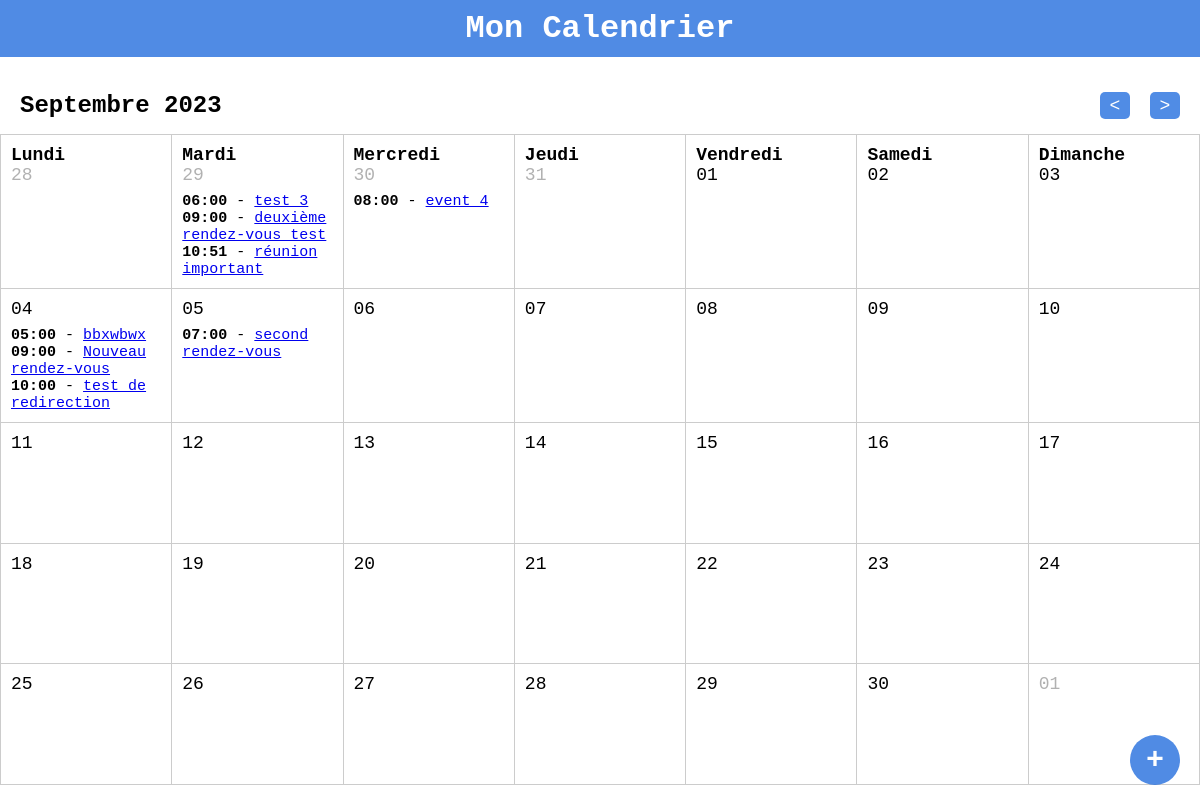
Before: / with the older database file.
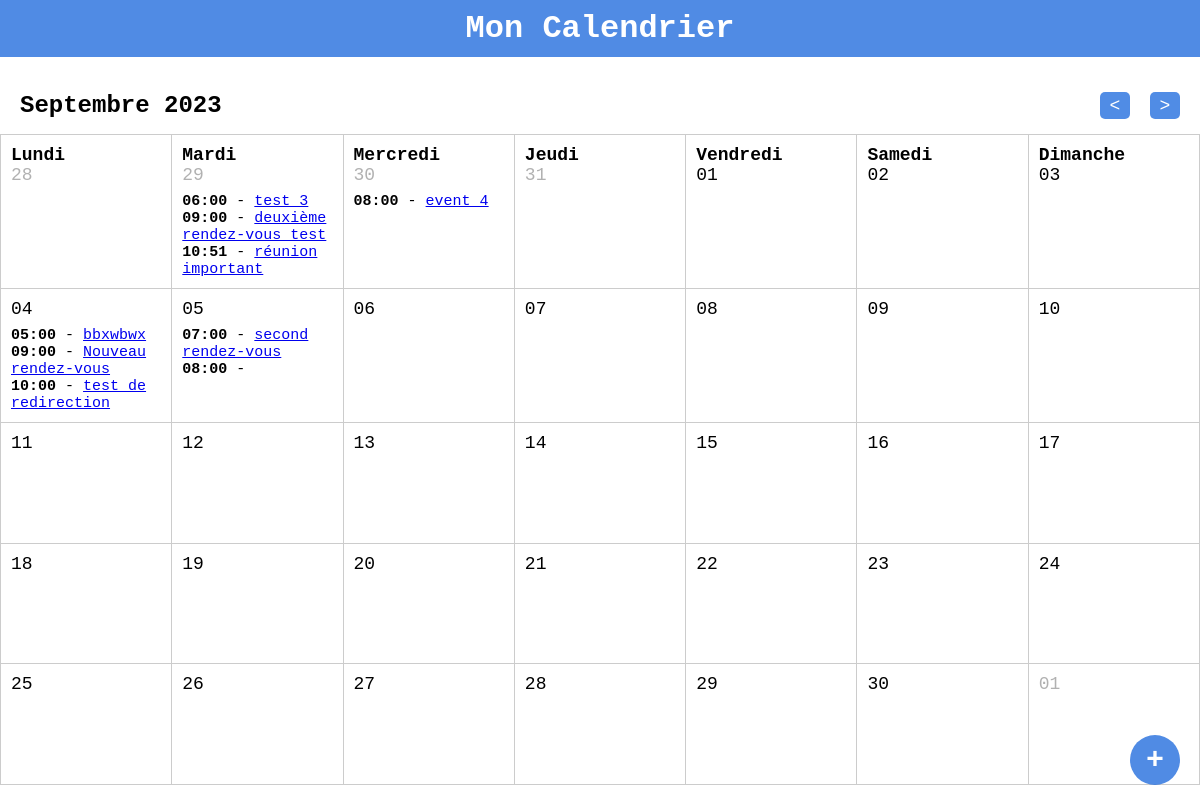
After: the same page with the newer database file.
### tables this page shows
CREATE TABLE events(
  id INTEGER NOT NULL  PRIMARY KEY AUTOINCREMENT,
  title TEXT NOT NULL,
  description TEXT NOT NULL,
  start INTERGER NOT NULL,
  end INTEGER NOT NULL
);

### src/Month.php (called while the page is built, shortened)
<?php
class Month{
  private $month;
  private $year;
  private $months = ["Janvier", "Février", "Mars", "Avril", "Mai", "Juin", "Juillet", "Aout", "Septembre", "Octobre", "Novembre", "Décembre"];
  public function __construct(?int $month = null, ?int $year = null)
  {
    if($month === null){
      $month = (int)date("m");
    }
    if($year === null){
      $year = (int)date("Y");
    }
    $this->month = $month;
    $this->year = $year;
  }
  public function toString(): string
  {
    return $this->months[$this->month - 1] . " " . $this->year;
  }
  public function getStartDay(): \DateTime
  {
    return new \DateTime("{$this->year}-{$this->month}-01");
  }
  public function getWeeks(): int
  {
    $start = $this->getStartDay();
    $end = (clone $start)->modify("+1 month -1 day");
    if($end->format("W") === "01"){
      $end = $end->modify("-7 days");
      $nbWeeks = ((int)$end->format("W") - (int)$start->format("W")) + 2;
    }else{
      $nbWeeks = ((int)$end->format("W") - (int)$start->format("W")) + 1;
    }
    return $nbWeeks;
  }
  public function isNotSameDate(\DateTime $date): bool
  {
    return $this->getStartDay()->format("Y-m") !== $date->format("Y-m");
  }
  public function urlNextMonth(): string
  {
    $month = $this->month;
    $year = $this->year;
    $month++;
    return http_build_query(["month" => $month , "year" => $year]);
  }
  public function urlPreviousMonth(): string
  {
    $month = $this->month;
    $year = $this->year;
    $month--;
    return http_build_query(["month" => $month , "year" => $year]);
  }
}

### src/Event.php (called while the page is built, shortened)
<?php
class Event {
  private \PDO $pdo;
    public function __construct()
    {
      $pdo = new PDO("sqlite:../database/db.sqlite", null, null, [
        PDO::ATTR_ERRMODE => PDO::ERRMODE_EXCEPTION,
        PDO::ATTR_DEFAULT_FETCH_MODE => PDO::FETCH_ASSOC
      ]);
     return $this->pdo = $pdo;
    }
    private function getAllEvents(DateTime $start, DateTime $end): array
    {
      $start = $start->getTimestamp();
      $end = $end->getTimestamp();
      $query = $this->pdo->query("SELECT * FROM events WHERE start BETWEEN $start AND $end ORDER BY start ASC");
      return $query->fetchAll();
    }
    public function getAllEventsByDate(DateTime $start, DateTime $end): array
    {
      $events = [];
      $allEvents = $this->getAllEvents($start, $end);
      foreach($allEvents as $event){
        $dateStart = date("Y-m-d", $event["start"]);
        if(!isset($events[$dateStart])){
          $events[$dateStart] = [$event];
        }else{
          $events[$dateStart][] = $event;
        }
      }
      return $events;
    }
}

### public/index.php (the view, shortened to what this page needs)
<?php
  try {
    $initialDate = new Month($_GET["month"] ?? null, $_GET["year"] ?? null);
  } catch (\Exception $e) {
    echo $e->getMessage();
  }
  $weeks = $initialDate->getWeeks();
  $start = $initialDate->getStartDay();
  $start = $start->format("N") === "1" ? $start : $initialDate->getStartDay()->modify("last monday");
  $end = (clone $start)->modify("+" . (6 + 7 * ($weeks - 1)) . " days");
  $event = new Event();
  $eventByDate = $event->getAllEventsByDate($start, $end);
  require "../views/header.php";
?>
  <section>
    <h2 class="section_title"><?= $initialDate->toString() ?></h2>
    <div class="section_links">
      <a href="?<?= $initialDate->urlPreviousMonth() ?>">&lt;</a>
      <a href="?<?= $initialDate->urlNextMonth() ?>">&gt;</a>
    </div>
  </section>
  <table class="table__calendar">
    <?php for($semaine = 0; $semaine < $initialDate->getWeeks(); $semaine++): ?>
      <tr class="table__week table__<?= $initialDate->getWeeks() ?>weeks">
        <?php foreach($initialDate->days as $k => $day):
              $addDays = (clone $start)->modify("+" . $k + ($semaine * 7) . " days");
              $everyEvent = $eventByDate[$addDays->format("Y-m-d")] ?? [];
        ?>
          <td>
            <?php if($semaine === 0): ?>
              <div class="calendar__day"><?= $day ?></div>
            <?php endif ?>
            <div class="calendar_number_day <?= $initialDate->isNotSameDate($addDays) ? "calendar_not_same_date" : '' ?>"><?= $addDays->format("d"); ?></div>
            <div class="calendar__events">
              <?php foreach($everyEvent as $e): ?>
                <p><span><?= date("H:i", $e["start"]) ?></span> - <a href="./edit.php?id=<?= $e["id"] ?>"><?= $e["title"] ?></a></p>
              <?php endforeach ?>
            </div>
          </td>
        <?php endforeach ?>
      </tr>
    <?php endfor; ?>
  </table>
  <button class="calendar_button">
    <a href="./addevent.php">+</a>
  </button>
<?php require "../views/footer.php"; ?>

### views/header.php (shortened to what this page needs)
<!DOCTYPE html>
<html lang="fr">
<head>
  <link rel="stylesheet" href="css/app.css">
</head>
<body>
  <header>
    <h1>Mon Calendrier</h1>
  </header>

### public/css/app.css (style rules this page uses)
*, *::before, *::after { margin: 0; padding: 0; box-sizing: border-box; font-family:'Courier New', Courier, monospace }
header { text-align: center; background-color: rgba(43, 115, 223, 0.822); color: white; padding: 10px 0; margin-bottom: 35px; }
section { display: flex; justify-content: space-between; margin: 15px 20px; }
.section_links { width: 80px; display: flex; align-content: center; justify-content: space-between; }
.section_links a { display: flex; justify-content: center; align-items: center; width: 30px; font-size: 18px; text-decoration: none; color: white; background-color: rgba(43, 115, 223, 0.822); border-radius: 5px; }
.table__calendar { width: 100%; height: calc(100vh - 149px); border-collapse: collapse; font-size: 18px; }
.table__week td { width: calc(100% / 7); height: 20%; border: #CCC solid 1px; padding: 10px; vertical-align: top; }
.calendar__day { font-weight: bold; }
.calendar_not_same_date { opacity: 0.3; }
.calendar__events { margin-top: 8px; font-size: 15px; }
.calendar__events span { font-weight: 700; }
.calendar_button { display: flex; align-items: center; justify-content: center; width: 50px; height: 50px; position: absolute; bottom: 15px; right: 20px; background: rgba(43, 115, 223, 0.822); border-radius: 50%; border: transparent; font-weight: bold; transform: scale(1); transition: transform 0.5s; }
.calendar_button a { font-size: 30px; text-decoration: none; color: white; }

Changed rows visible on the page:
added events: start "08:00", shown under "05"
